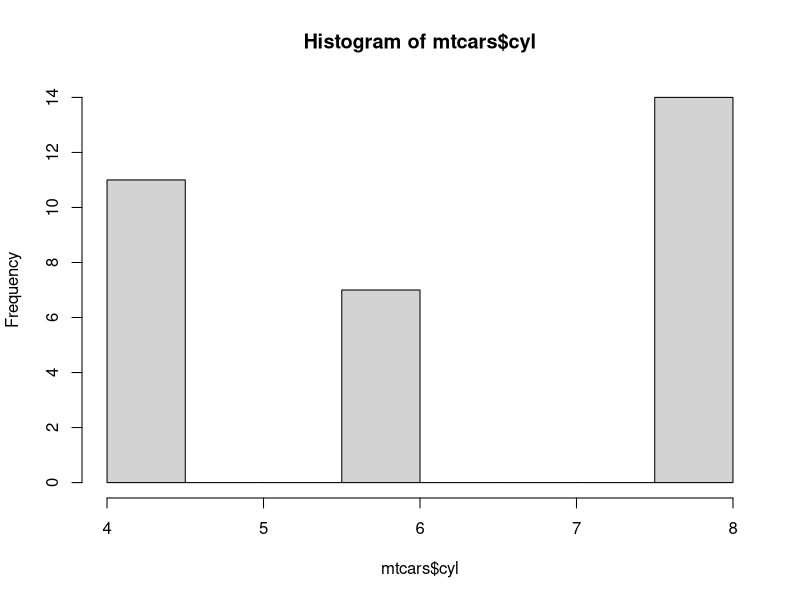
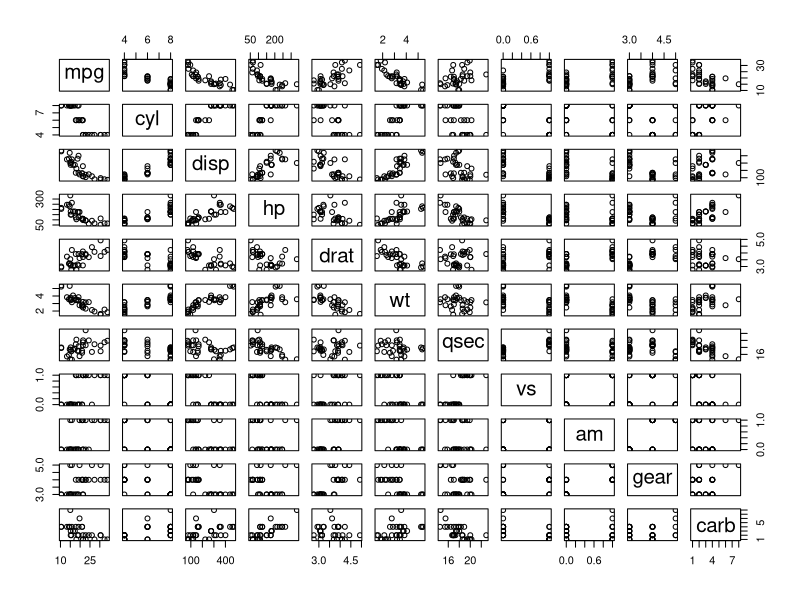
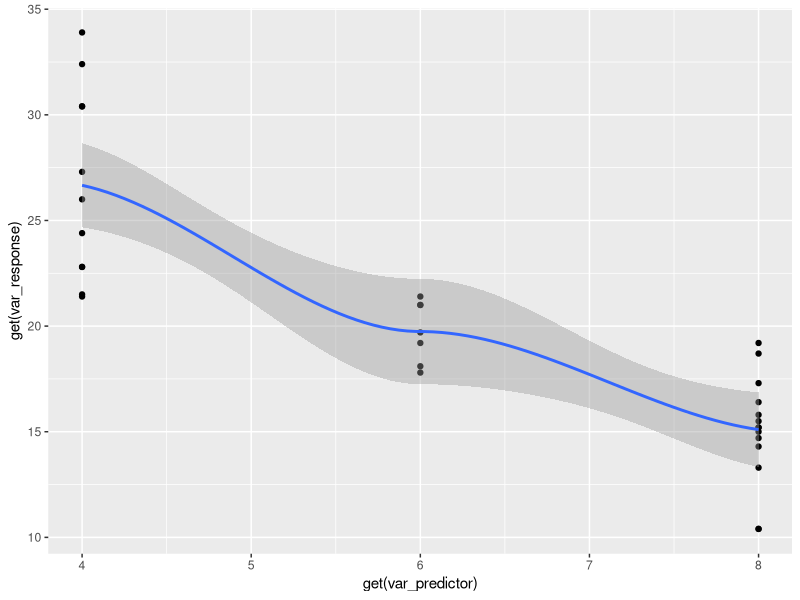
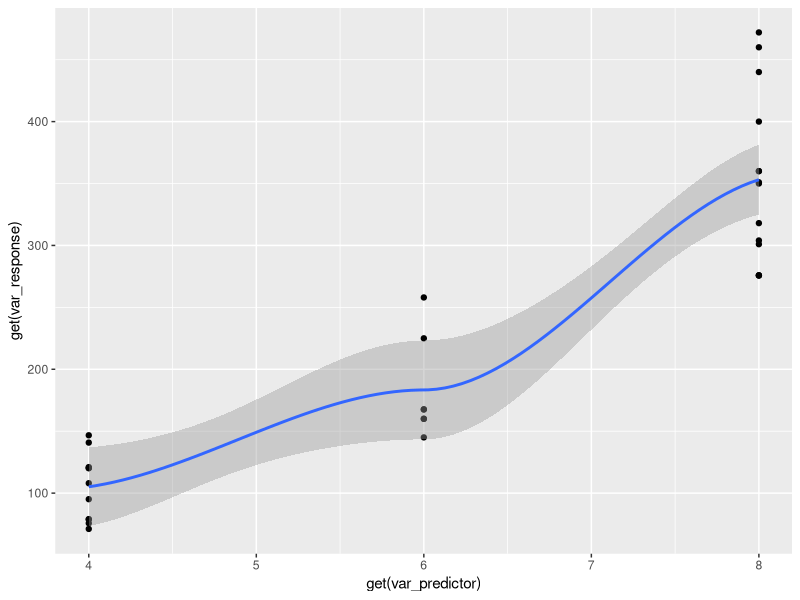
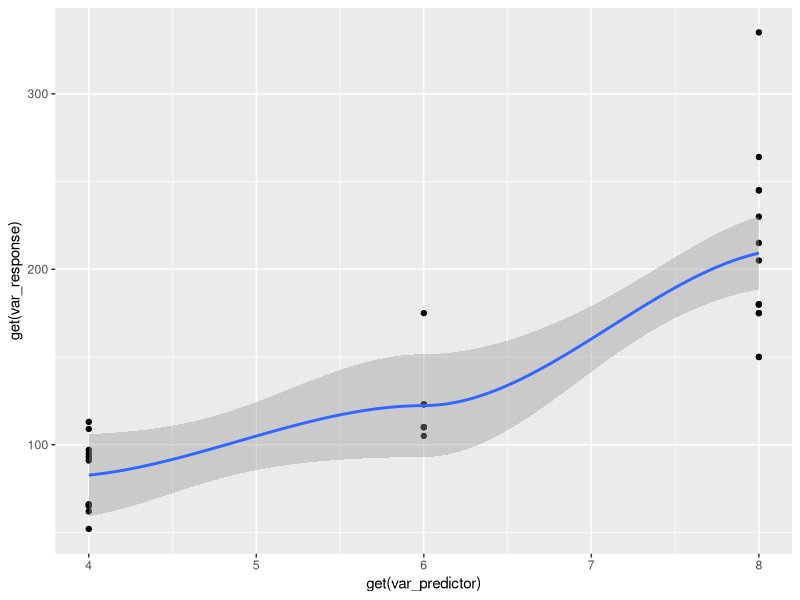
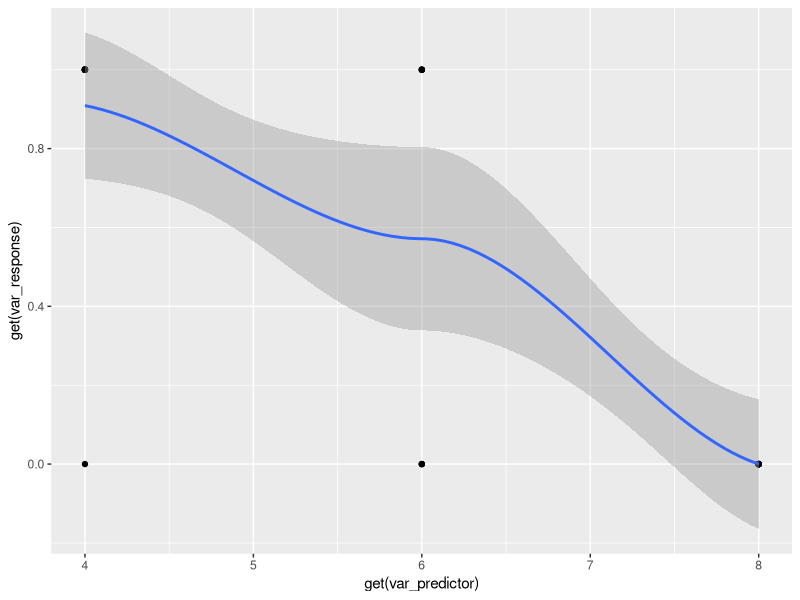
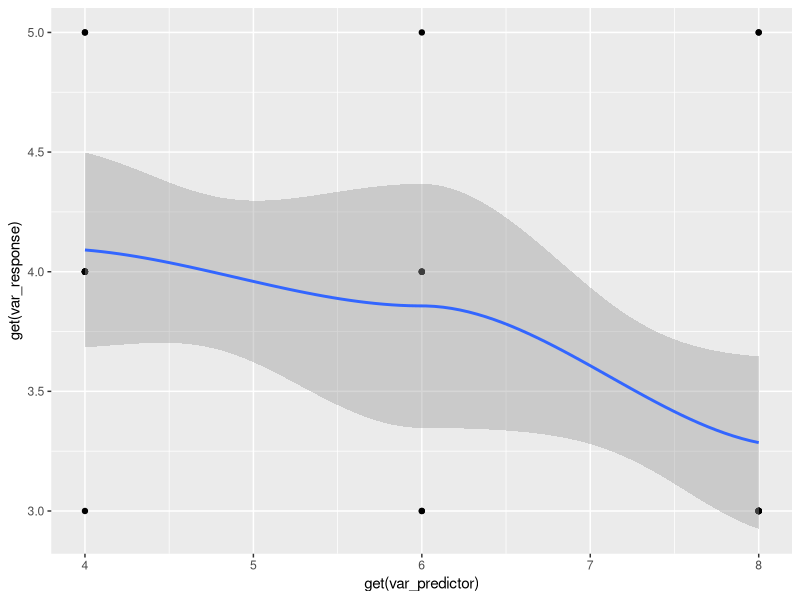

Here is the R script that generated these plots, in order:
#- - - - - - - - - - - - - - - - - - -#
#                                     #
#       Good coding practice          #
#           Good example              #
#                                     #
#       author: Romy Zeiss            #
#         date: 2022-11-08            #
#                                     #
#- - - - - - - - - - - - - - - - - - -#

# This code presents the improved version of "Script_raw.R" using 
# good coding practices.
 

#- - - - - - - - - - - - - - - - - - -
## Set working directory ####
#- - - - - - - - - - - - - - - - - - -

# please set your working directory using setwd()

# Note: 
# 4x "#" at the end of a line will make a header that can be used in RStudio


#- - - - - - - - - - - - - - - - - - -
## Load required packages ####
#- - - - - - - - - - - - - - - - - - -

library(tidyverse)


#- - - - - - - - - - - - - - - - - - -
## Load data ####
#- - - - - - - - - - - - - - - - - - -
# We will use data that are included in the tidyverse packages.

# load properties of different car types
data(mtcars)
head(mtcars)

#- - - - - - - - - - - - - - - - - - -
## Define functions ####
#- - - - - - - - - - - - - - - - - - -

# investigate linear relationship between variable 1 and variable 2
lm_2_vars <- function( var_response, var_predictor, input_data ){
  
  # var_response:   response variable
  # var_predictor:  predictor
  # input_data:     data set in long format
  
  ## Check input objects
  if( !(var_response %in% colnames(input_data)) ) {
    cat("Please check the name of your response variable.", sep="\n")
  
  } else { 
  
    if( !(var_predictor %in% colnames(input_data)) ) {
      cat("Please check the name of your predictor column.", sep="\n")
    
    } else {
      
      if( var_response == var_predictor ){
        
        cat("Please check your variables. Response and predictor variable seem to be exactly the same.", sep="\n")
        
      } else {
      
          if( is.character(input_data[,var_response]) ) {
            cat("Note: Response variable will be treated as factor.", sep="\n")
          
          } else {
            
            cat("Note: Response variable will be treated as numeric.", sep="\n")
          
          }
      
          if( is.character(input_data[,var_predictor]) ) {
            cat("Note: Predictor variable will be treated as factor.", sep="\n")
          
          } else {
            
            cat("Note: Predictor variable will be treated as numeric.", sep="\n")
          
          }
          
    
        ## Main purpose of the function (actual analysis)
        summary( lm( get(var_response) ~ get(var_predictor), 
                     data = input_data ) )
        
        # produce scatterplot with regression line
        print({
          ggplot(data=input_data,
               aes(x=get(var_predictor), y=get(var_response)))+
            geom_point()+
            geom_smooth()
        })
      }
    }
  }
}


#- - - - - - - - - - - - - - - - - - -
## Explore data ####
#- - - - - - - - - - - - - - - - - - -

# check how variable cyl is distributed
hist(mtcars$cyl)

# what kind of variable is cyl (i.e., numeric, factor, date)?
str(mtcars$cyl)

# view correlations of all variables
plot(mtcars)

#- - - - - - - - - - - - - - - - - - -
## Analyse data ####
#- - - - - - - - - - - - - - - - - - -

### Influence of cyl on other variables ####

# define response variables
response_variables <- c("mpg", "disp", "hp", "vs", "gear")

# test for linear effects of cyl on response variables
for( variable in response_variables ) {
  
  print("---------------------------------------------")
  print( paste("Analysing variable", variable, "now.") )
  
  lm_2_vars(var_response = variable, var_predictor = "cyl",
            input_data = mtcars)
  
}





